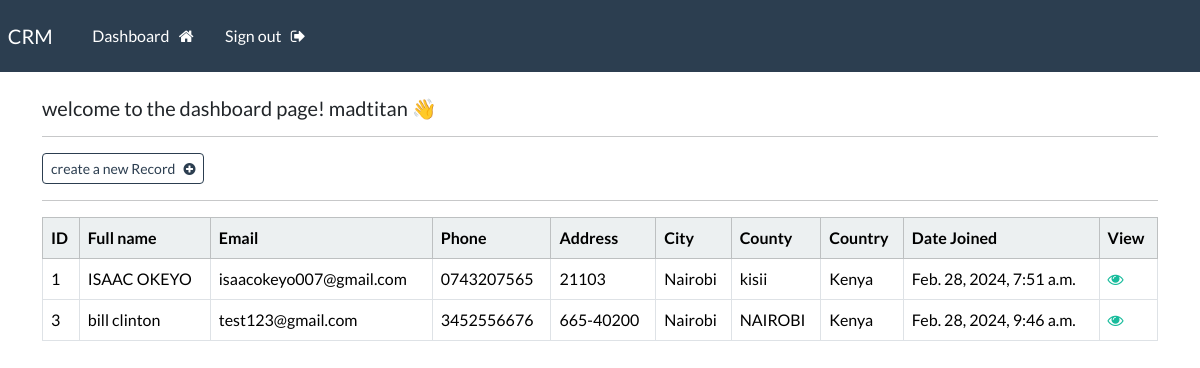
The page /dashboard (signed in) on the database its author committed.
### crudapp/models.py (models this page shows, shortened)
class Records(models.Model):
    creation_date = models.DateTimeField(auto_now_add=True)
    first_name = models.CharField(max_length=100)
    last_name = models.CharField(max_length=100)
    email = models.CharField(max_length =255)
    phone = models.CharField(max_length=20)
    address = models.CharField(max_length=300)
    city = models.CharField(max_length=150)
    county= models.CharField(max_length= 100)
    country = models.CharField(max_length=100)

### crudapp/views.py (the view)
# urls.py: path('dashboard', views.dashboard,name='dashboard'),
@login_required(login_url='login')
def dashboard(request):
    my_records = Records.objects.all()
    context = {'records': my_records}
    return render(request, 'crudapp/dashboard.html', context=context)

### crudapp/templates/crudapp/dashboard.html
{% extends 'crudapp/base.html'%}
{% block content %}
<h5>welcome to the dashboard page! {{user}} 👋</h5>
<hr>
<a class="btn btn-outline-primary btn-sm" href="{% url 'create-record' %}">
    create a new Record &nbsp; <i class="fa fa-plus-circle" aria-hidden="true"></i>
</a>
<hr>
<table class="table table-hover table-bordered">
    <thead class="table-light">
        <tr>
            <th scope="col"> ID </th>
            <th scope="col"> Full name </th>
            <th scope="col"> Email </th>
            <th scope="col"> Phone </th>
            <th scope="col"> Address </th>
            <th scope="col"> City </th>
            <th scope="col"> County </th>
            <th scope="col"> Country </th>
            <th scope="col"> Date Joined </th>
            <th scope="col"> View </th>
        </tr>
    </thead>
    <tbody>
    {% if records %}
         {%  for record in records %}
        <tr>
            <td>{{record.id}}</td>
            <td>{{record.first_name}}  {{record.last_name}}</td>
            <td>{{record.email}}</td>
            <td>{{record.phone}}</td>
            <td>{{record.address}}</td>
            <td>{{record.city}}</td>
            <td>{{record.county}}</td>
            <td>{{record.country}}</td>
            <td>{{record.creation_date}}</td>
            <td><a href="{% url 'record' record.id %}"><i class="fa fa-eye" aria-hidden="true"></i></a></td>
        </tr>
        {% endfor %}
    {% endif %}
    </tbody>
</table>
{% endblock %}

### rows shown on the page
Records: id "1", first_name "ISAAC", last_name "OKEYO", email "isaacokeyo007@gmail.com", phone "0743207565", address "21103", city "Nairobi", county "kisii", country "Kenya", creation_date "Feb. 28, 2024, 7:51 a.m."
Records: id "3", first_name "bill", last_name "clinton", email "test123@gmail.com", phone "3452556676", address "665-40200", city "Nairobi", county "NAIROBI", country "Kenya", creation_date "Feb. 28, 2024, 9:46 a.m."

### other values the page prints
{{ user }} "madtitan"
